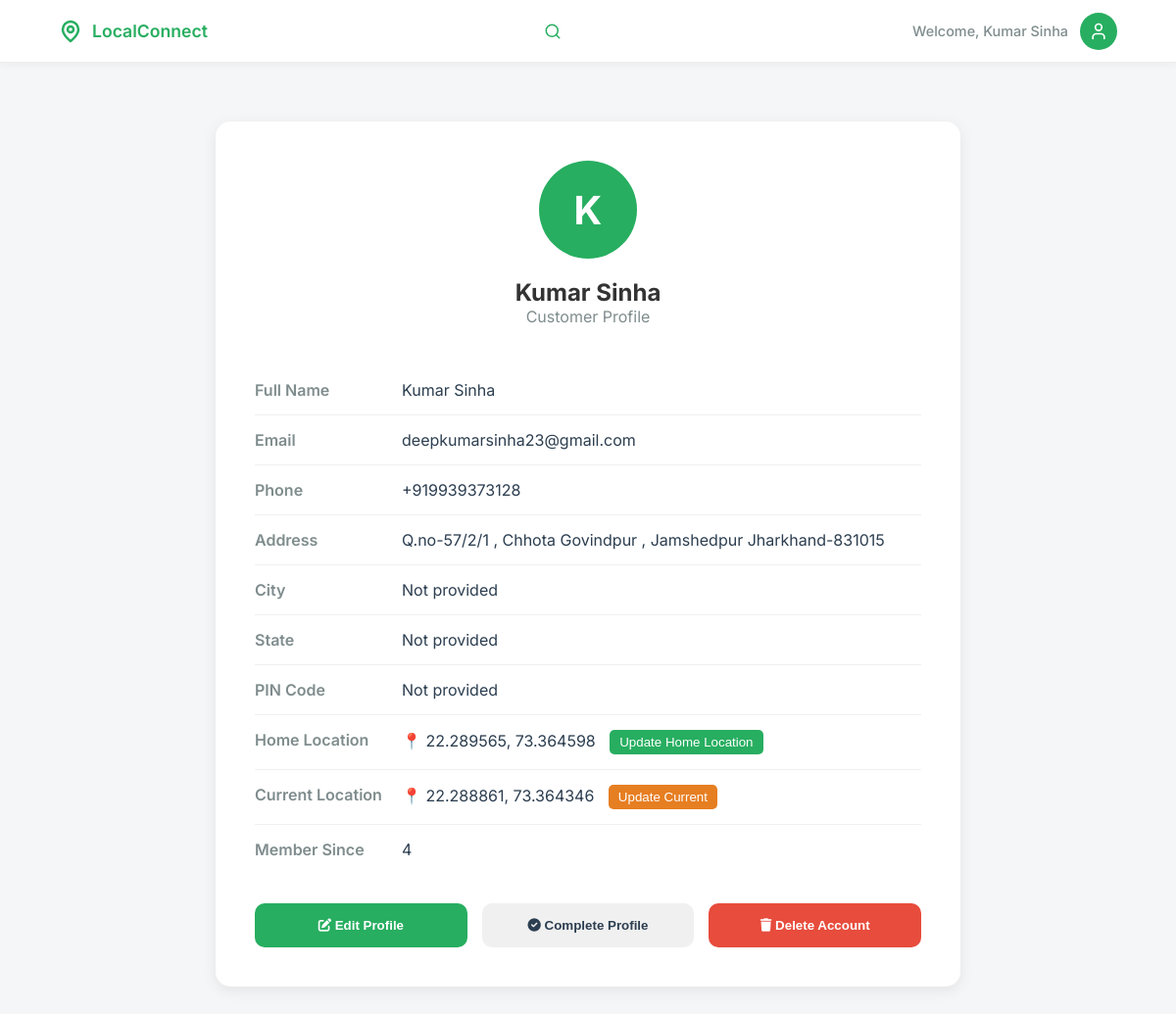
The app's page /customer/profile (signed in) with its own data.
### models/models.py (models this page shows, shortened)
class Customer(db.Model):
    id = db.Column(db.Integer, primary_key=True)
    full_name = db.Column(db.String(100), nullable=False)
    email = db.Column(db.String(120), unique=True, nullable=False)
    phone = db.Column(db.String(20), nullable=False)
    password_hash = db.Column(db.String(128), nullable=False)
    address = db.Column(db.String(500))
    city = db.Column(db.String(100))
    state = db.Column(db.String(100))
    pincode = db.Column(db.String(10))
    latitude = db.Column(db.Float)
    longitude = db.Column(db.Float)
    home_latitude = db.Column(db.Float)
    home_longitude = db.Column(db.Float)
    current_latitude = db.Column(db.Float)
    current_longitude = db.Column(db.Float)
    orders = db.relationship('Order', backref='customer', lazy=True)

### app.py (the view)
@app.route('/customer/profile')
@customer_required
def customer_profile():
    user_id = session.get('user_id')
    customer = Customer.query.get(user_id)
    return render_template('customer/profile.html', user_name=session.get('user_name'), customer=customer, user_id=user_id)

### app.py (called while the page is built)
@app.before_request
def make_session_permanent():
    session.permanent = True

@app.before_request
def check_session_validity():
    if (request.endpoint and
        (request.endpoint.startswith('static') or
         request.endpoint in ['sign_in', 'customer_signup', 'vendor_signup', 'home', 'signup_success', 'forgot_password', 'reset_password', 'contact'] or
         request.endpoint.startswith('api.') or
         request.endpoint.startswith('get_vendor'))):
        return
    if request.endpoint and request.endpoint.startswith('api.'):
        return

### templates/customer/profile.html (shortened to what this page needs)
<!DOCTYPE html>
<html lang="en">
<head>
    <link rel="stylesheet" href="/static/css/customer/base.css">
    <link rel="stylesheet" href="https://cdnjs.cloudflare.com/ajax/libs/font-awesome/6.0.0/css/all.min.css">
</head>
<body>
    <header class="navbar">
        <div class="nav-container">
            <div class="logo" onclick="window.location.href='/customer/dashboard'">
                <svg width="24" height="24" viewBox="0 0 24 24" fill="none" stroke="currentColor" stroke-width="2.5"
                    stroke-linecap="round" stroke-linejoin="round">
                    <path d="M20 10c0 6-8 12-8 12s-8-6-8-12a8 8 0 0 1 16 0Z"></path>
                    <circle cx="12" cy="10" r="3"></circle>
                </svg>
                <span>LocalConnect</span>
            </div>
            <div class="search-wrapper" id="searchWrapper">
                <svg class="search-icon" width="18" height="18" viewBox="0 0 24 24" fill="none" stroke="currentColor"
                    stroke-width="2" stroke-linecap="round" stroke-linejoin="round">
                    <circle cx="11" cy="11" r="8"></circle>
                    <line x1="21" y1="21" x2="16.65" y2="16.65"></line>
                </svg>
            </div>
            <div class="user-profile">
                <span class="welcome-text">Welcome, {{ user_name or 'Guest' }}</span>
                <div class="avatar" id="profileIcon">
                    <svg width="20" height="20" viewBox="0 0 24 24" fill="none" stroke="currentColor" stroke-width="2"
                        stroke-linecap="round" stroke-linejoin="round">
                        <path d="M19 21v-2a4 4 0 0 0-4-4H9a4 4 0 0 0-4 4v2"></path>
                        <circle cx="12" cy="7" r="4"></circle>
                    </svg>
                </div>
            </div>
        </div>
    </header>
    <main class="profile-container">
        <div class="profile-card">
            <div class="profile-header">
                <div class="profile-avatar" id="profileAvatar"></div>
                <h2>{{ customer.full_name if customer else 'User' }}</h2>
                <p style="color: #7f8c8d;">Customer Profile</p>
            </div>
            <div class="profile-info">
                <div class="info-row">
                    <div class="info-label">Full Name</div>
                    <div class="info-value">{{ customer.full_name if customer else 'Not provided' }}</div>
                </div>
                <div class="info-row">
                    <div class="info-label">Email</div>
                    <div class="info-value">{{ customer.email if customer else 'Not provided' }}</div>
                </div>
                <div class="info-row">
                    <div class="info-label">Phone</div>
                    <div class="info-value">{{ customer.phone if customer else 'Not provided' }}</div>
                </div>
                <div class="info-row">
                    <div class="info-label">Address</div>
                    <div class="info-value">{{ customer.address if customer and customer.address else 'Not provided' }}
                    </div>
                </div>
                <div class="info-row">
                    <div class="info-label">City</div>
                    <div class="info-value">{{ customer.city if customer and customer.city else 'Not provided' }}</div>
                </div>
                <div class="info-row">
                    <div class="info-label">State</div>
                    <div class="info-value">{{ customer.state if customer and customer.state else 'Not provided' }}
                    </div>
                </div>
                <div class="info-row">
                    <div class="info-label">PIN Code</div>
                    <div class="info-value">{{ customer.pincode if customer and customer.pincode else 'Not provided' }}
                    </div>
                </div>
                <div class="info-row">
                    <div class="info-label">Home Location</div>
                    <div class="info-value">
                        {% if customer and customer.home_latitude and customer.home_longitude %}
                        <span>📍 {{ "%.6f, %.6f"|format(customer.home_latitude, customer.home_longitude) }}</span>
                        {% else %}
                        <span>Not set</span>
                        {% endif %}
                        <button onclick="setHomeLocation()"
                            style="margin-left:10px;padding:5px 10px;background:#27ae60;color:white;border:none;border-radius:5px;cursor:pointer;">{{
                            'Update' if customer and customer.home_latitude else 'Set' }} Home Location</button>
                    </div>
                </div>
                <div class="info-row">
                    <div class="info-label">Current Location</div>
                    <div class="info-value">
                        {% if customer and customer.current_latitude and customer.current_longitude %}
                        <span>📍 {{ "%.6f, %.6f"|format(customer.current_latitude, customer.current_longitude) }}</span>
                        {% else %}
                        <span>Not set</span>
                        {% endif %}
                        <button onclick="updateCurrentLocation()"
                            style="margin-left:10px;padding:5px 10px;background:#e67e22;color:white;border:none;border-radius:5px;cursor:pointer;">Update
                            Current</button>
                    </div>
                </div>
                <div class="info-row">
                    <div class="info-label">Member Since</div>
                    <div class="info-value">{{ customer.id if customer else 'N/A' }}</div>
                </div>
            </div>
            <div class="profile-actions">
                <button class="btn-action btn-edit" onclick="toggleEditMode()">
                    <i class="fa-solid fa-edit"></i> Edit Profile
                </button>
                <button class="btn-action btn-complete" onclick="completeProfile()">
                    <i class="fa-solid fa-check-circle"></i> Complete Profile
                </button>
                <button class="btn-action" style="background: #e74c3c; color: white;" onclick="deleteAccount()">
                    <i class="fa-solid fa-trash"></i> Delete Account
                </button>
            </div>
        </div>
    </main>
</body>
</html>

### static/css/customer/base.css (style rules this page uses)
:root { --bg-color: #f5f6f7; --primary-green: #27ae60; --dark-green: #219150; --text-main: #333; --text-dark: #2c3e50; --text-gray: #7f8c8d; --text-light: #7f8c8d; --card-shadow: 0 4px 15px rgba(0, 0, 0, 0.04); --border-radius: 18px; --bg-light: #f5f7f8; --bg-gray: #f5f7f8; }
* { margin: 0; padding: 0; box-sizing: border-box; transition: all 0.3s cubic-bezier(0.25, 0.8, 0.25, 1); }
body { font-family: 'Inter', sans-serif; background-color: var(--bg-color); color: var(--text-main); overflow-x: hidden; }
.navbar { background: white; height: 64px; display: flex; align-items: center; padding: 0 5%; box-shadow: 0 1px 10px rgba(0, 0, 0, 0.05); position: sticky; top: 0; z-index: 1000; border-bottom: 1px solid #eee; }
.nav-container { width: 100%; max-width: 1200px; margin: 0 auto; display: flex; justify-content: space-between; align-items: center; gap: 15px; }
.logo { display: flex; align-items: center; gap: 10px; color: var(--primary-green); font-weight: 600; font-size: 1.1rem; cursor: pointer; }
.search-wrapper { position: relative; width: 400px; flex: 1; max-width: 450px; transition: all 0.3s ease; }
.search-wrapper.collapsed { width: 40px; max-width: 40px; }
.search-icon { position: absolute; right: 18px; top: 50%; transform: translateY(-50%); color: var(--primary-green); cursor: pointer; }
.user-profile { display: flex; align-items: center; gap: 12px; position: relative; }
.welcome-text { font-size: 0.9rem; color: var(--text-gray); font-weight: 500; }
.avatar { width: 38px; height: 38px; background: var(--primary-green); border-radius: 50%; display: flex; align-items: center; justify-content: center; color: white; font-weight: 600; cursor: pointer; transition: all 0.3s ease; }

### templates/customer/profile.html (style rules this page uses)
.profile-container { max-width: 800px; margin: 40px auto; padding: 20px; }
.profile-card { background: white; border-radius: 15px; padding: 40px; box-shadow: 0 4px 15px rgba(0, 0, 0, 0.08); }
.profile-header { text-align: center; margin-bottom: 40px; }
.profile-avatar { width: 100px; height: 100px; background: #27ae60; border-radius: 50%; display: flex; align-items: center; justify-content: center; margin: 0 auto 20px; color: white; font-size: 40px; font-weight: 700; }
.profile-info { margin: 30px 0; }
.info-row { display: flex; padding: 15px 0; border-bottom: 1px solid #f0f0f0; }
.info-row:last-child { border-bottom: none; }
.info-label { font-weight: 600; color: #7f8c8d; width: 150px; }
.info-value { color: #2c3e50; flex: 1; }
.profile-actions { display: flex; gap: 15px; margin-top: 30px; }
.btn-action { flex: 1; padding: 15px; border: none; border-radius: 10px; font-weight: 600; cursor: pointer; transition: all 0.3s ease; }
.btn-edit { background: #27ae60; color: white; }
.btn-complete { background: #f0f0f0; color: #2c3e50; }

### records on screen
Customer: full_name "Kumar Sinha", email "deepkumarsinha23@gmail.com", phone "+919939373128", address "Q.no-57/2/1 , Chhota Govindpur , Jamshedpur Jharkhand-831015", city "Not provided", state "Not provided", pincode "Not provided", home_latitude+home_longitude "22.289565, 73.364598", home_latitude "Update", current_latitude+current_longitude "22.288861, 73.364346", id "4"
